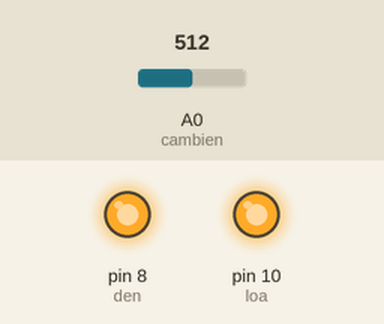
Recording of a sketch running on a simulated Arduino Uno, built with avr-gcc and run on an emulated ATmega328P. On the bench: output pins drawn as LEDs (lit = HIGH). The inputs (shaded band) are chosen by the test bench; at power-on: A0 (cambien) = 512. What the sketch prints to the serial monitor is not drawn.

Above: at 1.2 s.
1.3 s: A0 (cambien) set to 214
2.8 s: A0 (cambien) set to 190
At 4.0 s:
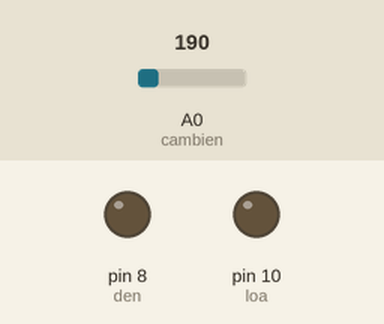
4.3 s: A0 (cambien) set to 210
At 5.3 s:
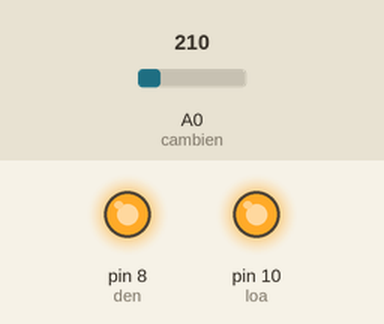
5.9 s: A0 (cambien) set to 122
At 6.7 s:
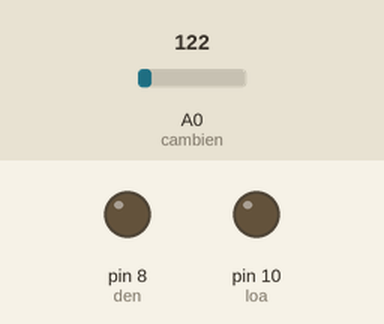
Timing chart, 0 to 8.5 s (numbered marks = the images above; inputs shaded):
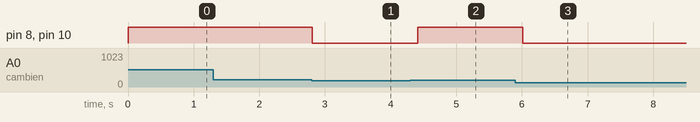

The sketch:

GAS_arduino.ino
```cpp
int cambien = A0; //Cảm biến nối chân số 5 Arduino
int giatri;

int den = 8; //Khai báo chân đèn nối với chân số 8 trên Arduino
int loa =10;
void setup()
{
  Serial.begin(9600);

  pinMode(den, OUTPUT);
   pinMode(loa, OUTPUT);
  digitalWrite(den, LOW); //Mặc định đèn tắt
  digitalWrite(loa, LOW);
  pinMode(cambien, INPUT); //Cảm biến nhận tín hiệu

}

void loop()
{
  giatri = analogRead(cambien); //Đọc giá trị analog của cảm biến và gán vào biến giatri

  if (giatri > 200) //Nếu giá trị cảm biến gas lớn hơn 600
 {
    digitalWrite(den, HIGH); //Đèn sáng
     digitalWrite(loa, HIGH);
  }
  else //Ngược lại
  {
    digitalWrite(den, LOW); //Đèn tắt
    digitalWrite(loa, LOW);
  }

  Serial.print("Giá trị cảm biến: ");
  Serial.println(giatri);
  delay(200);
}
```

Measured:
- the behaviour switches between 201 and 200 on A0 (cambien) (found by bisection; images 0 and 1)
- after the input at 1.3 s, every drawn part: stays the same
- after the input at 2.8 s, pin 8 (den), pin 10 (loa): HIGH → LOW at once
- after the input at 4.3 s, pin 8 (den), pin 10 (loa): LOW → HIGH after 0.11 s
- after the input at 5.9 s, pin 8 (den), pin 10 (loa): HIGH → LOW after 0.11 s
